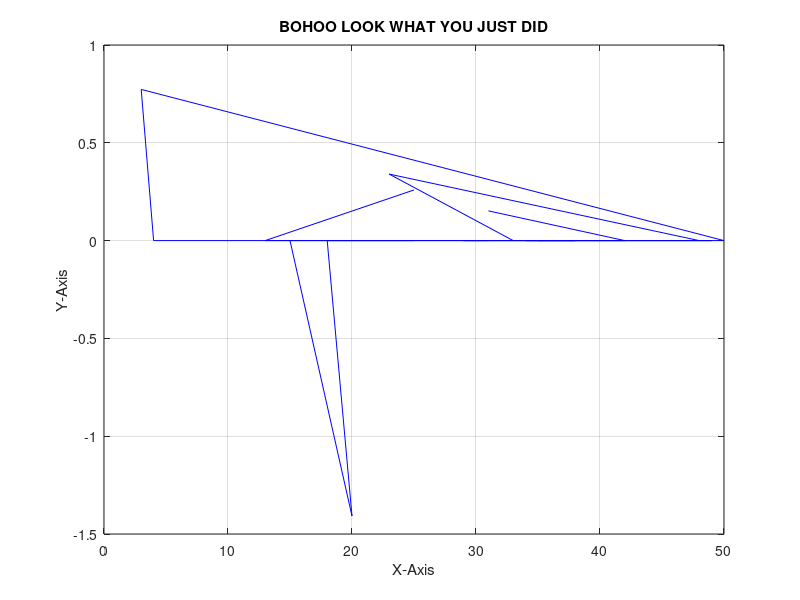

MATLAB code to generate this figure:
clear, clc
%% Nouh Shaikh
%Lab 8 Homework 
%Question 1

% Create a 5x5 matrix A with random integer values between 1 and 50
A = randi([1,50],5,5);

%Create a 3x3 matrix B with random integer values between 1 and 20
B = randi([1,20],3,3);

%Question 1A - Calculate the determinant of matrix A, inverse of matrix B, 
%dot product of A with inverse A.

%Displaying the value of the Determinant
disp([('The Determinant of matrix A is:'), num2str(det(A))])

%Getting the inverse for the Matrix from A and B
InverseB = inv(B);
InverseA = inv(A);

%Here we display the Inverse of Matrix A
disp('The Inverse of Matrix A is:')
disp(InverseA)

%Here we display the Inverse of Matrix B
disp('The Inverse of Matrix B is:')
disp(InverseB)

disp('The dot product of A with inverse A:')
Answer1 = dot(A,InverseA);
disp(Answer1)

%Question 1B - Create a new matrix C with a diagonal of the dot 
%product answer previously. Create D matrix which is a transpose of C.

%Getting the Diagonal
C = diag(Answer1); %Also creating the Matrix C with Diagonal from Answer 1

disp('The Diagonal of the dot product answer:') %Simple displaying the answer
disp(C)

D = C; %Just setting this equal to another variable so it's not confusing to use 

disp('D matrix which is a transpose of C:') %Simple displaying the answer AGAIN
disp(D)

%Question 1C - Create a plot of A vs C matrix with appropriate title, and labels.

plot(A,C,"b"), %Plotting 
ylabel('Y-Axis'), xlabel('X-Axis'), title('BOHOO LOOK WHAT YOU JUST DID'), grid %Labelling
%I deffo misspelled label up there but idc.. I wanna just sleep. 



